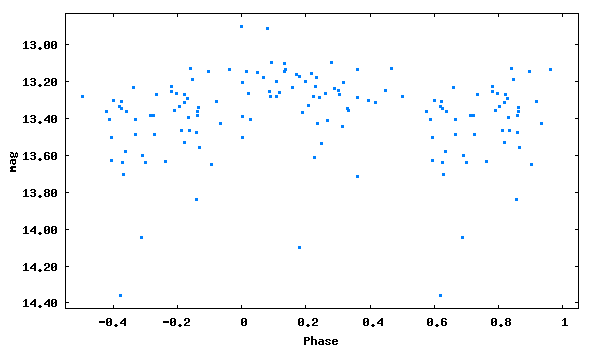

Recreate this plot in gnuplot.
set term png size 600,350 medium
set colors classic
set output 'phase_lc_18.png'
set xlabel 'Phase'
set ylabel 'mag'
#set title 'JDmax = 2447035.45800 + 0.4984051 x E'
set format y '%5.2f'
plot [-0.55:1.05][14.43:12.83] "phase_lc_18.dat" linecolor 3 pointtype 5 pointsize 0.3 title ""
